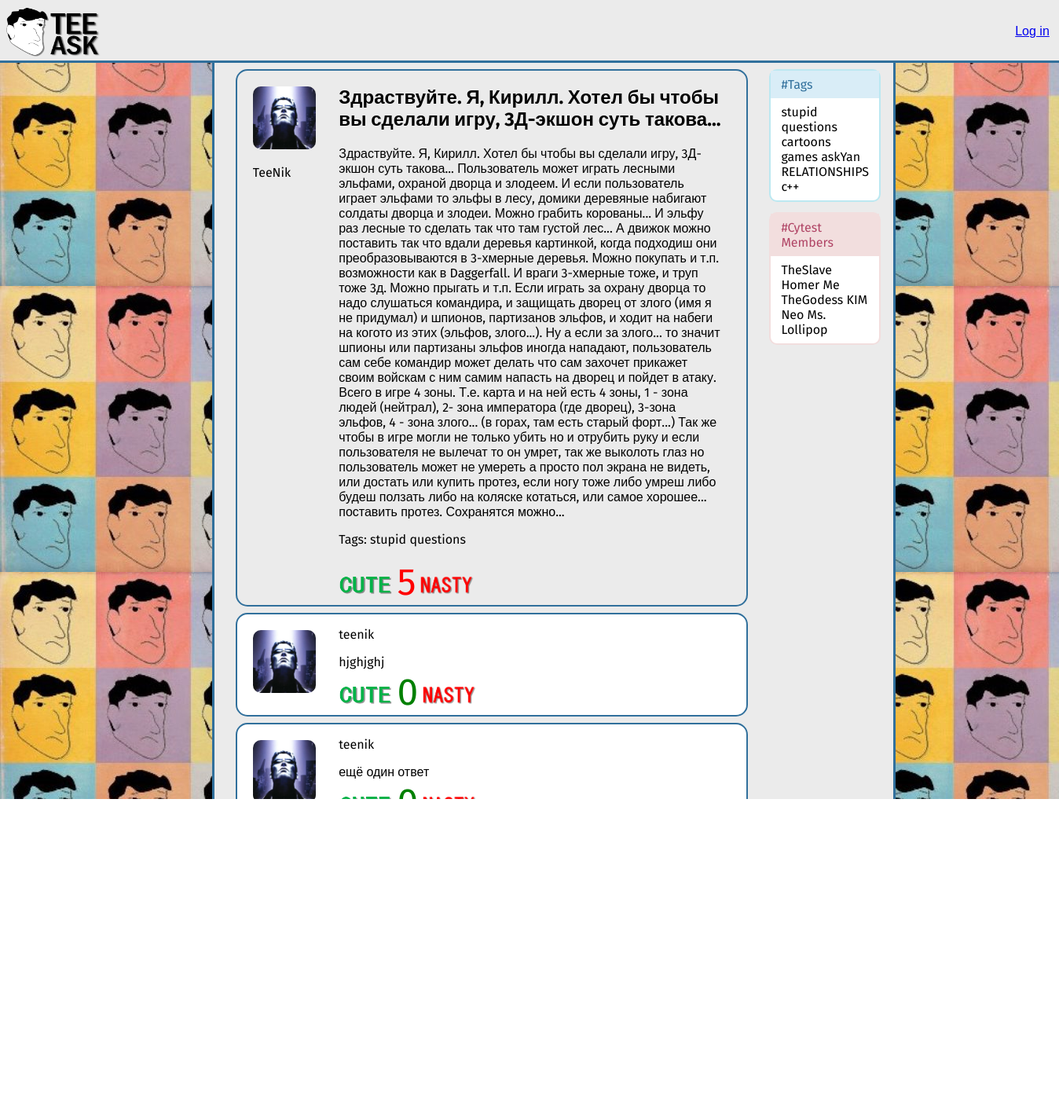
/question/1, run on an earlier commit of the app's database.
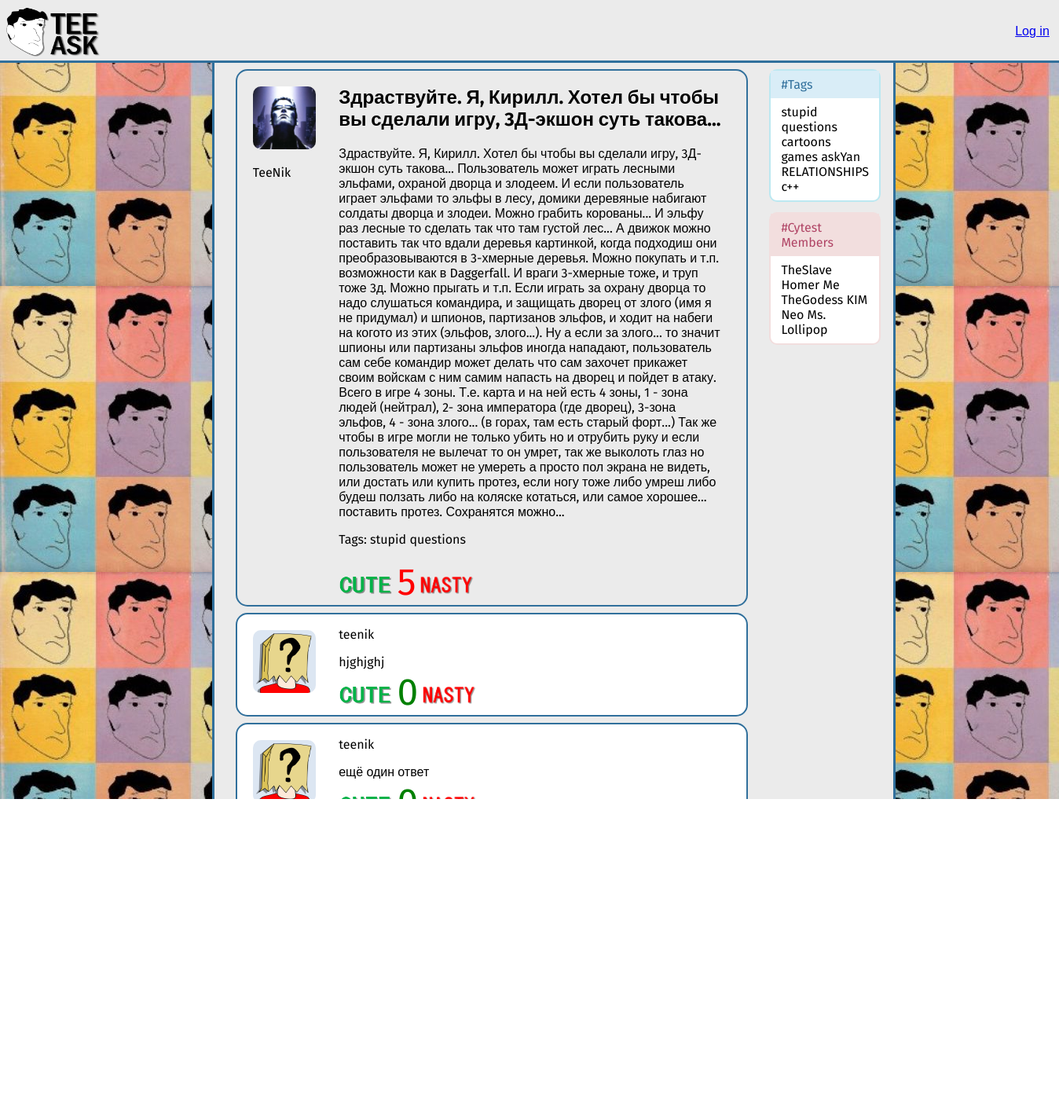
And on a later commit of the database.
### TeeAsk/models.py (models this page shows, shortened)
class Answer(models.Model):
    author = models.ForeignKey(Profile, default=None, on_delete=models.CASCADE)
    post = models.ForeignKey(Post, default=None, on_delete=models.CASCADE)
    date = models.DateTimeField(auto_now_add=True, auto_now=False)
    text = models.TextField()
    likes = models.IntegerField(default=0)

class Profile(User):
    avatar = models.ImageField(upload_to='media', default='default.png')
    objects = UserManager()

### TeeAsk/views.py (the view, shortened to what this page needs)
# urls.py: url(r'^question/(?P<num>\d+)', QuestionView.as_view(), name='get question'),
class QuestionView(View):
    def get(self, request, num):
        post_id = num
        post = Post.objects.get(id=post_id)
        answer_form = AnswerForm(request.POST or None)
        try:
            answers = Answer.objects.filter(post=post)
        except Answer.DoesNotExist:
            answers = None
        return render(request, 'question.html', locals())

### TeeAsk/forms.py
class AnswerForm(forms.ModelForm):
    class Meta:
        model = Answer
        fields = ['text']

### templates/question.html (shortened to what this page needs)
{% extends "base.html" %}
{% load staticfiles %}
{% block styles %}
    <link rel="stylesheet" href="../static/css/question.css?v=1.2">
{% endblock %}
{% block center %}
    <div class='center'>
        <div class="question">
            <div class="post-pic">
                <img class='post-img' src="../static/img/jc.png"/>
                <p>TeeNik</p>
            </div>
            <div class="post-text">
                <h2>
                    {{ post.title }}
                </h2>
                {{ post.text }}
                <p>Tags: stupid questions</p>
                <div>
                    <img class="rating-img" src="../static/img/lois.png">
                    <font size='7' color='red'>5</font>
                    <img class="rating-img" src="../static/img/dislois.png">
                </div>
            </div>
        </div>
        {% for a in answers %}
            <div class="answer">
                <div class="post-pic">
                    <img class='post-img' src={{ a.author.avatar.url }}/>
                </div>
                <div class="post-text">
                    <p>{{ a.author }}</p>
                    {{ a.text }}
                    <div>
                        <img class="rating-img" id='like' src="../static/img/lois.png">
                        {% if a.likes >= 0 %}
                            <font id='score' size='7' color='green'>{{ a.likes }}</font>
                        {% else %}
                            <font id='score' size='7' color='red'>{{ a.likes }}</font>
                        {% endif %}
                        <img class="rating-img" id='dislike' src="../static/img/dislois.png">
                    </div>
                </div>
            </div>
        {% endfor %}
        <div class='panel-3'>
            <div class='panel-head-3'>
            </div>
            <div class="panel-body">
                <form method="post"> {% csrf_token %}
                    <div class="field-wrap">
                        {{ answer_form.text }}
                    </div>
                    <button type="submit" id='ques-button' class="button button-block"/>Отправить</button>
                </form>
            </div>
        </div>
    </div>
{% endblock %}

What changed in the data, as far as the page shows it:
changed through a linked row, Answer "hjghjghj": author.avatar: a different picture
changed through a linked row, Answer "ещё один ответ": author.avatar: a different picture
changed through a linked row, Answer (number 3 of 3 on the later page): author.avatar: a different picture
